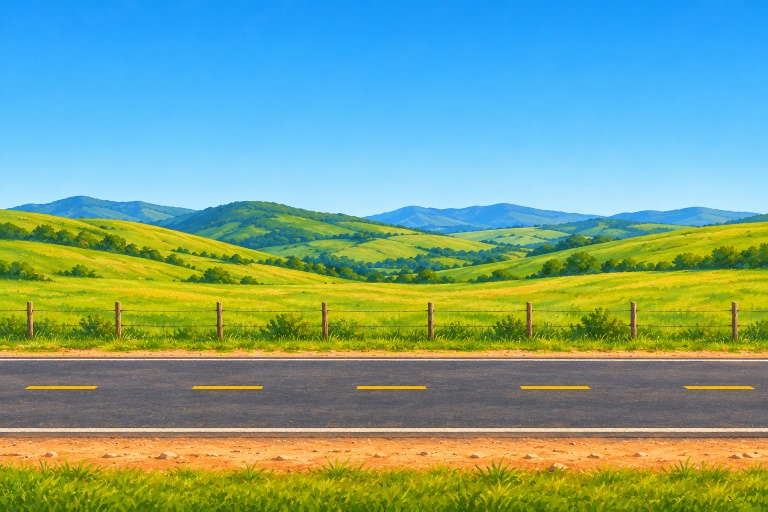
#> input picture scripts/o-que-vale-mais/arte/cena5/01-fundo.png, 1536 x 1024 px (shown at 1/2 size); the run also reads 1 picture not shown here
$ python montar_cena5.py
#> lines starting #> are read from the running program, lines starting #| are printed output that depends on the picture; after the words box and inside, x2 and y2 are one past the last pixel; in counts of white or black regions, pixels touching at a corner belong together
# -*- coding: utf-8 -*-
"""Cena 5 (carro): prepara as camadas.
 - fundo sem a cerca (a cerca passa a ser desenhada em código, para se mover como o resto do cenário);
 - tira cada árvore/poste/arbusto da faixa magenta e monta duas faixas de paralaxe (árvores de longe; postes de perto);
 - recorta os dois discos das rodas do carro (para girarem por cima do carro)."""
import numpy as np
from PIL import Image, ImageFilter
from collections import deque
import os

BASE = os.path.dirname(os.path.abspath(__file__))
OUT = os.path.join(BASE, '../../../public/o-que-vale-mais-desenvolvimento/img/')

# 1) fundo sem cerca: copia a faixa de pasto logo acima sobre a faixa da cerca, com bordas suaves
f = Image.open(f'{BASE}/cena5/01-fundo.png').convert('RGB')
#> f is the input picture: PIL image 1536x1024 RGB; mean R, G, B 122.1, 163.2, 138.5
a = np.array(f).astype(np.float32)
y0, y1 = 592, 690            # faixa da cerca (px originais, 1536x1024)
src = a[y0 - 92:y1 - 92].copy()
h = y1 - y0
w = np.ones(h, np.float32); w[:10] = np.linspace(0, 1, 10); w[-10:] = np.linspace(1, 0, 10)
a[y0:y1] = a[y0:y1] * (1 - w[:, None, None]) + src * w[:, None, None]
f2 = Image.fromarray(a.astype(np.uint8)); f2 = f2.resize((1280, round(1280 * f2.height / f2.width)), Image.LANCZOS)
f2.save(OUT + 'cena5-fundo.jpg', quality=84, optimize=True)

# 2) elementos da faixa magenta
t = np.array(Image.open(f'{BASE}/cena5/03-arvores.png').convert('RGB')).astype(np.float32)
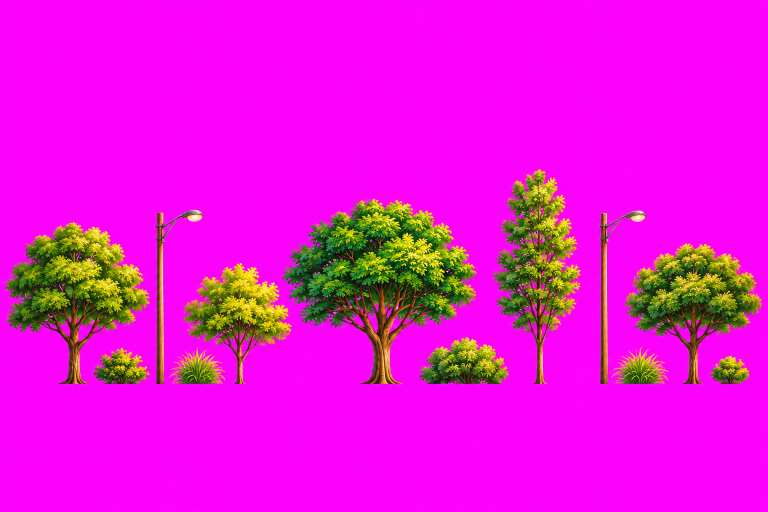
#> input picture scripts/o-que-vale-mais/arte/cena5/03-arvores.png, 1536 x 1024 px (shown at 1/2 size)
r, g, b = t[..., 0], t[..., 1], t[..., 2]
gn = np.minimum(r, b) - g
puro = np.clip((gn - 170) / 50, 0, 1); soft = np.clip((gn - 40) / 90, 0, 1)
bgm = Image.fromarray(((puro > .5) * 255).astype(np.uint8))
#> bgm: PIL image 1536x1024 L; 82.6% white; 13 black regions (1 under 20 px), largest, box (x1, y1, x2, y2) and area: (564, 397, 954, 768) 77886, (10, 444, 300, 769) 48554, (985, 337, 1162, 768) 39456
near = np.array(bgm.filter(ImageFilter.MaxFilter(9))).astype(np.float32) / 255
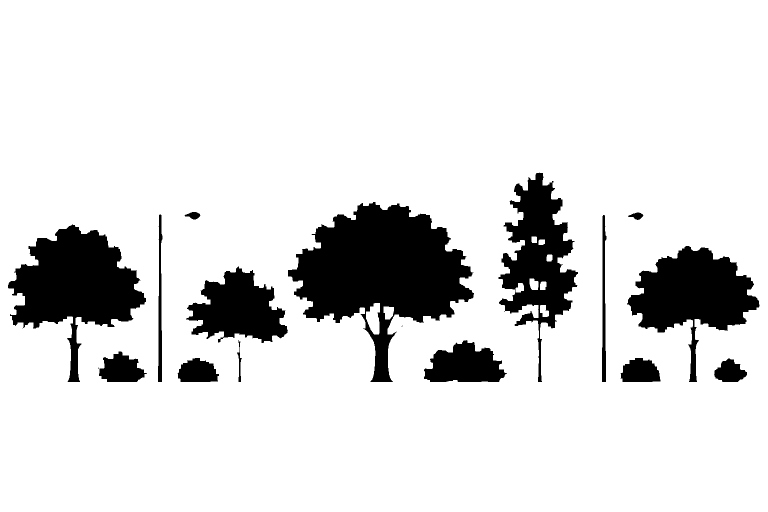
#> near: shape (1024, 1536) float32 (shown at 1/2 size); values 0 (black) and 1 (white), 86.8% white; 17 black regions (2 under 20 px), largest, box (x1, y1, x2, y2) and area: (576, 404, 948, 764) 65121, (16, 449, 292, 764) 39370, (1254, 492, 1519, 764) 31158
alpha = 1 - np.maximum(puro, soft * near)
band = np.array(bgm.filter(ImageFilter.MaxFilter(15))).astype(np.float32) / 255 > .5
#> band: shape (1024, 1536) bool; 89.1% white; 23 black regions (6 under 20 px), largest, box (x1, y1, x2, y2) and area: (579, 410, 944, 761) 58106, (20, 453, 289, 652) 33680, (1259, 496, 1515, 662) 26675
t[..., 0] = np.where(band, np.minimum(r, g + 8), r); t[..., 2] = np.where(band, np.minimum(b, g + 8), b)
rgba = Image.fromarray(np.clip(t, 0, 255).astype(np.uint8)).convert('RGBA'); rgba.putalpha(Image.fromarray((alpha * 255).astype(np.uint8)))
al = (alpha > .3)
#> al: shape (1024, 1536) bool; 16.6% white; 13 white regions (1 under 20 px), largest, box (x1, y1, x2, y2) and area: (564, 397, 953, 768) 75674, (11, 444, 299, 768) 47034, (1250, 486, 1524, 768) 37403
# componentes conexos (em 1/4 de resolução)
sm = np.array(Image.fromarray((al * 255).astype(np.uint8)).resize((384, 256), Image.BILINEAR)) > 40
#> sm: shape (256, 384) bool; 18.2% white; 12 white regions, largest, box (x1, y1, x2, y2) and area: (141, 99, 239, 192) 5031, (2, 111, 75, 192) 3151, (246, 84, 291, 192) 2617
sm = np.array(Image.fromarray((sm * 255).astype(np.uint8)).filter(ImageFilter.MaxFilter(3))) > 0
#> sm: shape (256, 384) bool; 21.5% white; 9 white regions, largest, box (x1, y1, x2, y2) and area: (90, 98, 240, 193) 7585, (1, 110, 76, 193) 3584, (245, 83, 292, 193) 3060
lab = np.zeros(sm.shape, int); n = 0
for sy in range(sm.shape[0]):
    for sx in range(sm.shape[1]):
        if sm[sy, sx] and not lab[sy, sx]:
            n += 1; q = deque([(sy, sx)]); lab[sy, sx] = n
            while q:
                y, x = q.popleft()
                for dy, dx in ((1, 0), (-1, 0), (0, 1), (0, -1)):
                    yy, xx = y + dy, x + dx
                    if 0 <= yy < sm.shape[0] and 0 <= xx < sm.shape[1] and sm[yy, xx] and not lab[yy, xx]:
                        lab[yy, xx] = n; q.append((yy, xx))
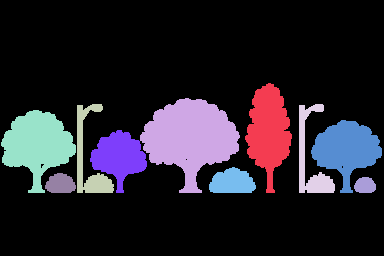
#> lab: shape (256, 384) int64; 11 distinct labels, from 0 to 10; one colour per label, 0 black
#> after the loop, n = 10
els = []
for k in range(1, n + 1):
    ys, xs = np.where(lab == k)
    if len(ys) < 40: continue
    x0, x1, yb0, yb1 = xs.min() * 4 - 4, xs.max() * 4 + 8, ys.min() * 4 - 4, ys.max() * 4 + 8
    crop = rgba.crop((max(x0, 0), max(yb0, 0), x1, yb1))
    # zera pixels de outros componentes na caixa (vizinhos que encostam na caixa)
    els.append((x0, crop))
#> this loop made 10 passes
#> pass 3, `crop = rgba.crop((max(x0, 0), max(yb0, 0), x1, yb1))`:
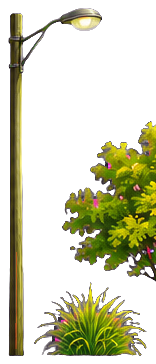
#> crop: PIL image 156x364 RGBA; mean R, G, B, A 47, 42.8, 21.7, 84.4; transparent parts drawn white
#> after the loop, els = 10 items
els.sort(key=lambda e: e[0])
print('componentes:', [(e[0], e[1].size) for e in els])
#| componentes: [(0, (308, 340)), (176, (132, 88)), (304, (156, 364)), (356, (236, 260)), (556, (408, 388)), (832, (196, 112)), (976, (196, 448)), (1192, (152, 364)), (1240, (292, 300)), (1412, (96, 72))]
Image.new('RGB', (1, 1)).save('/dev/null', 'PNG')

def kind(img):
    w_, h_ = img.size
    return 'poste' if (h_ > 2.2 * w_ and w_ < 130 + 0) or w_ < 110 and h_ > 280 else ('arbusto' if h_ < 140 else 'arvore')
import json
info = []
for i, (x, im) in enumerate(els):
    k = kind(im); info.append((i, k, im.size)); im.save(f'{BASE}/cena5/el{i:02d}-{k}.png')
#> this loop made 10 passes
#> (x, w_ in kind, h_ in kind, k) on passes 1 to 10: (0, 308, 340, 'arvore'), (176, 132, 88, 'arbusto'), (304, 156, 364, 'arvore'), (356, 236, 260, 'arvore'), (556, 408, 388, 'arvore'), (832, 196, 112, 'arbusto'), (976, 196, 448, 'arvore'), (1192, 152, 364, 'arvore'), (1240, 292, 300, 'arvore'), (1412, 96, 72, 'arbusto')
#> pass 1, `k = kind(im)`:
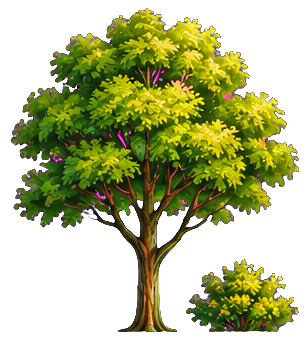
#> saved as el00-arvore.png: PIL image 308x340 RGBA; mean R, G, B, A 59.1, 59.8, 16.5, 126.6; transparent parts drawn white
#> after the loop, info = 10 items
print(info)
#> (printed output is left out)

# 3) faixas de paralaxe (2x a resolução em unidades do viewBox 480x320)
def el(i): return Image.open(f'{BASE}/cena5/el{i:02d}-{info[i][1]}.png')
def faixa(largura_vb, altura_vb, itens, s):
#> called with largura_vb = 560, altura_vb = 140, s = 0.3
    S = 2
    img = Image.new('RGBA', (largura_vb * S, altura_vb * S), (0, 0, 0, 0))
#> img: PIL image 1120x280 RGBA; every value is 0
    for i, x, dy in itens:
        e = el(i); k = s * S
        e = e.resize((max(1, round(e.width * k)), max(1, round(e.height * k))), Image.LANCZOS)
        img.alpha_composite(e, (round(x * S), img.height - e.height + round(dy * S)))
    return img
arv = faixa(560, 140, [(0, 8, 2), (1, 95, 3), (3, 112, 1), (4, 205, 2), (5, 296, 3), (6, 350, 1), (8, 435, 2), (9, 540, 3)], .30)
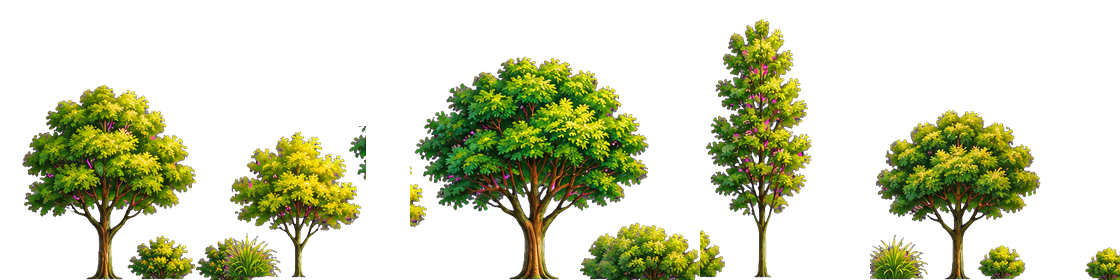
#> arv: PIL image 1120x280 RGBA; mean R, G, B, A 34, 37.6, 10.8, 76.1; transparent parts drawn white
arv.save(OUT + 'cena5-arvores-longe.webp', 'WEBP', quality=88, method=6)
pos = faixa(480, 135, [(2, 90, 0), (9, 200, 0), (7, 330, 0), (1, 430, 0)], .36)
#> call 2 of faixa, with largura_vb = 480, altura_vb = 135, s = 0.36
#> in faixa (call 2), `img = Image.new('RGBA', (largura_vb * S, altura_vb * S), (0, 0, 0, 0))`: img: PIL image 960x270 RGBA; every value is 0
#> in faixa (call 2), `img.alpha_composite(e, (round(x * S), img.height - e.height + round(dy..`:
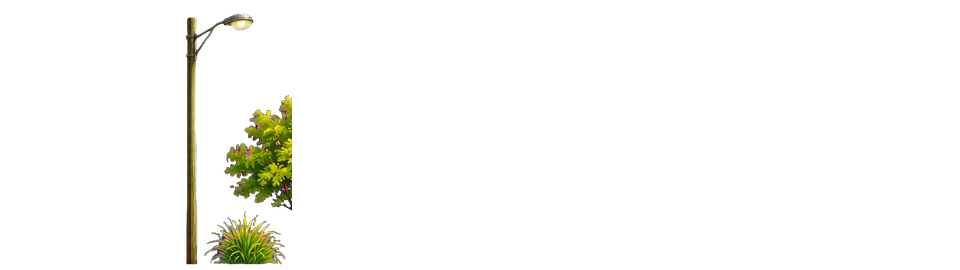
#> img: PIL image 960x270 RGBA; mean R, G, B, A 5.3, 5.3, 2.3, 9.6; transparent parts drawn white
pos.save(OUT + 'cena5-postes-perto.webp', 'WEBP', quality=88, method=6)
print('faixas', arv.size, pos.size)
#| faixas (1120, 280) (960, 270)

# 4) discos das rodas (giram por cima do carro)
car = np.array(Image.open(f'{BASE}/cena5/02-carro.png').convert('RGB')).astype(np.float32)
R = 90
yy, xx = np.mgrid[0:car.shape[0], 0:car.shape[1]]
for nome, cx, cy in (('tras', 267, 748), ('frente', 1259, 748)):
    d = np.hypot(xx - cx, yy - cy)
    tile = car[cy - R - 2:cy + R + 2, cx - R - 2:cx + R + 2].copy()
    gr = (tile[..., 1] - np.maximum(tile[..., 0], tile[..., 2])) > 60     # verde do fundo visto entre os raios
    tile[gr] = (38, 34, 31)
    m = np.clip((R + .5 - d[cy - R - 2:cy + R + 2, cx - R - 2:cx + R + 2]) / 1.5, 0, 1)
    o = Image.fromarray(tile.astype(np.uint8)).convert('RGBA'); o.putalpha(Image.fromarray((m * 255).astype(np.uint8)))
    o.save(OUT + f'cena5-roda-{nome}.webp', 'WEBP', quality=90, method=6); print('roda', nome, o.size)
#> this loop made 2 passes
#| roda tras (184, 184)
#| roda frente (184, 184)
